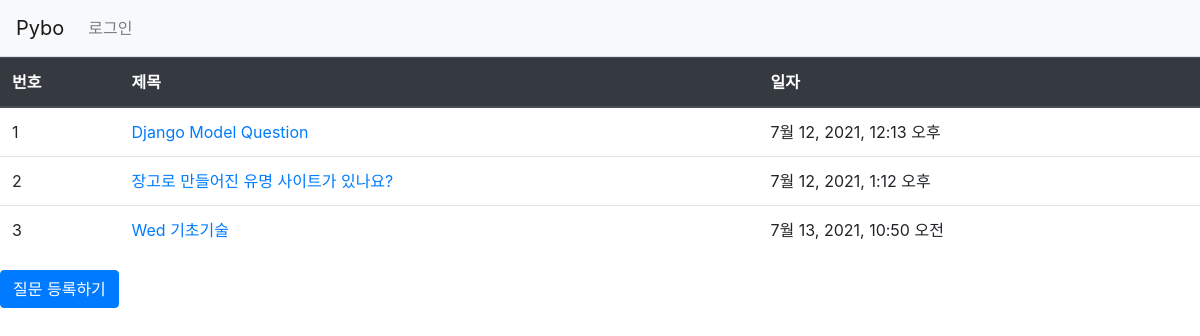
Page /pybo/ on the earlier database version.
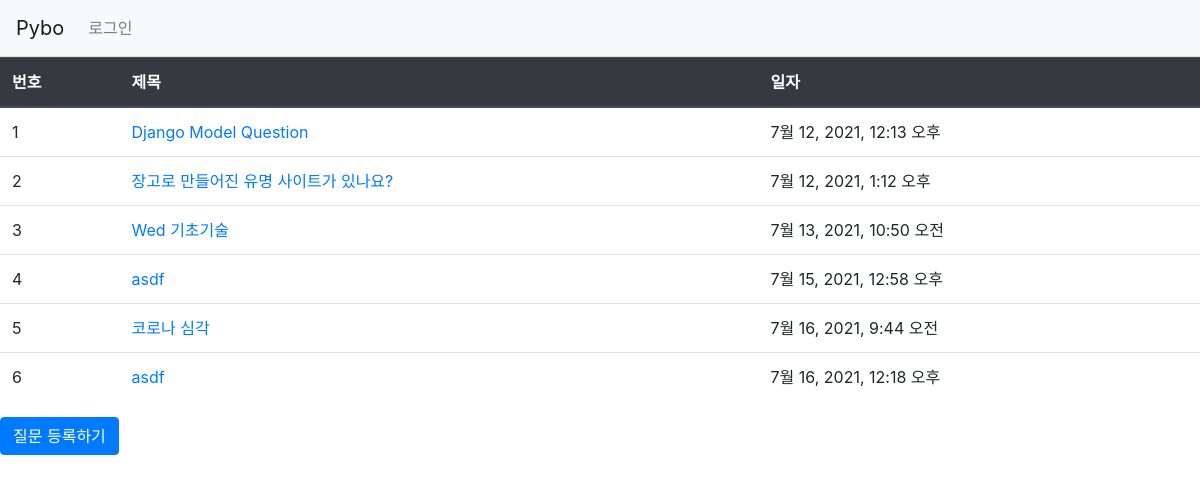
Same page on the later database version.
### pybo/models.py (models this page shows, shortened)
class Question(models.Model):
    subject = models.CharField(max_length=200)
    content = models.TextField()
    create_date = models.DateTimeField()

### pybo/views.py (the view)
# urls.py: path('', views.index, name='index')
def index(request):
    question_list = Question.objects.order_by('create_date')
    context = {'question_list': question_list}
    return render(request, 'pybo/question_list.html',context)

### templates/pybo/question_list.html
{% extends 'base.html' %}
{% block content %}
<div class="container-my-3">
  <table class="table">
    <thead>
      <tr class="thead-dark">
        <th>번호</th>
        <th>제목</th>
        <th>일자</th>
      </tr>
    </thead>
    <tbody>
        {% if question_list %}
            {% for question in question_list %}
            <tr>
                <td>{{ forloop.counter }}</td>
                <td><a href="{% url 'pybo:detail' question.id %}">{{ question.subject }}</a></td>
                <td>{{ question.create_date }}</td>
            </tr>
            {% endfor %}
        {% else %}
            <tr>
                <td colspan="3">질문이 없습니다.</td>
            </tr>
        {% endif %}
    </tbody>
  </table>
    <a href="{% url 'pybo:question_create' %}" class="btn btn-primary">질문 등록하기</a>
</div>
{% endblock %}

Differences in the rows shown:
added Question: subject "asdf", create_date "7월 15, 2021, 12:58 오후"
added Question: subject "코로나 심각", create_date "7월 16, 2021, 9:44 오전"
added Question: subject "asdf", create_date "7월 16, 2021, 12:18 오후"
